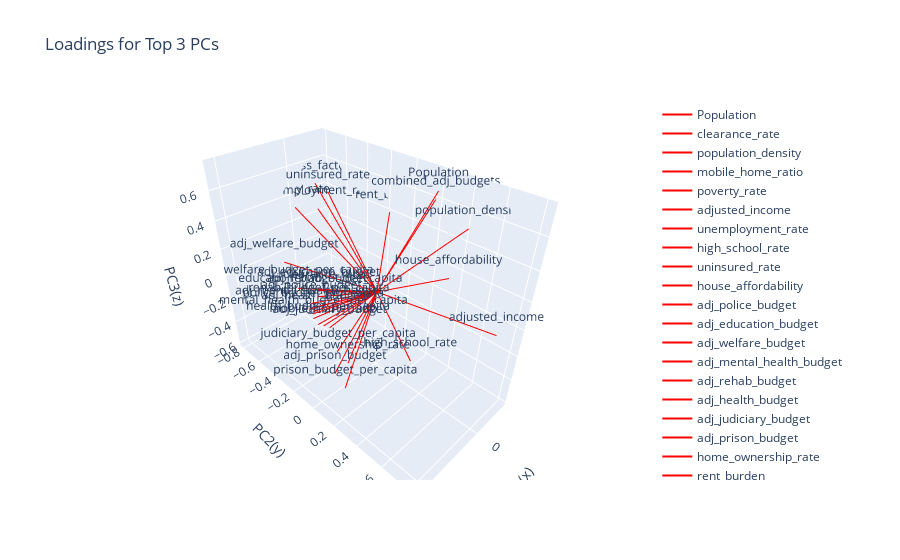

The notebook cell this image was saved under:
### Code cell
import numpy as np
import plotly.graph_objects as go

# `loadings` is PCA.components_.T
scaling_factor = 2
fig = go.Figure()

# Add loadings for top 3 PCs
for i, feature in enumerate(X_train.columns):
    fig.add_trace(
        go.Scatter3d(
            x=[0, loadings["PC1"].iloc[i] * scaling_factor],
            y=[0, loadings["PC2"].iloc[i] * scaling_factor],
            z=[0, loadings["PC3"].iloc[i] * scaling_factor],
            mode="lines+text",
            line=dict(color="red", width=2),
            text=[None, feature],
            name=feature,
        )
    )

# Update the layout
fig.update_layout(
    title="Loadings for Top 3 PCs",
    scene=dict(xaxis_title="PC1(x)", yaxis_title="PC2(y)", zaxis_title="PC3(z)"),
)
fig.show()

### Figure 1 — Plotly figure (JSON) as saved in the notebook; plotly's stock layout.template omitted (floating-point values rounded to 4 significant figures)
{"data": [{"line": {"color": "red", "width": 2}, "mode": "lines+text", "name": "Population", "text": [null, "Population"], "type": "scatter3d", "x": [0, -0.1064], "y": [0, 0.3179], "z": [0, 0.7435]}, {"line": {"color": "red", "width": 2}, "mode": "lines+text", "name": "clearance_rate", "text": [null, "clearance_rate"], "type": "scatter3d", "x": [0, 0.1375], "y": [0, -0.3662], "z": [0, -0.1147]}, {"line": {"color": "red", "width": 2}, "mode": "lines+text", "name": "population_density", "text": [null, "population_density"], "type": "scatter3d", "x": [0, -0.1284], "y": [0, 0.5117], "z": [0, 0.5896]}, {"line": {"color": "red", "width": 2}, "mode": "lines+text", "name": "mobile_home_ratio", "text": [null, "mobile_home_ratio"], "type": "scatter3d", "x": [0, 0.04786], "y": [0, -0.5007], "z": [0, -0.5459]}, {"line": {"color": "red", "width": 2}, "mode": "lines+text", "name": "poverty_rate", "text": [null, "poverty_rate"], "type": "scatter3d", "x": [0, -0.002887], "y": [0, -0.7941], "z": [0, 0.3185]}, {"line": {"color": "red", "width": 2}, "mode": "lines+text", "name": "adjusted_income", "text": [null, "adjusted_income"], "type": "scatter3d", "x": [0, -0.08221], "y": [0, 0.8006], "z": [0, 0.07565]}, {"line": {"color": "red", "width": 2}, "mode": "lines+text", "name": "unemployment_rate", "text": [null, "unemployment_rate"], "type": "scatter3d", "x": [0, -0.07325], "y": [0, -0.632], "z": [0, 0.3386]}, {"line": {"color": "red", "width": 2}, "mode": "lines+text", "name": "high_school_rate", "text": [null, "high_school_rate"], "type": "scatter3d", "x": [0, 0.105], "y": [0, 0.3868], "z": [0, -0.2662]}, {"line": {"color": "red", "width": 2}, "mode": "lines+text", "name": "uninsured_rate", "text": [null, "uninsured_rate"], "type": "scatter3d", "x": [0, -0.04844], "y": [0, -0.489], "z": [0, 0.51]}, {"line": {"color": "red", "width": 2}, "mode": "lines+text", "name": "house_affordability", "text": [null, "house_affordability"], "type": "scatter3d", "x": [0, -0.01771], "y": [0, 0.5034], "z": [0, 0.3324]}, {"line": {"color": "red", "width": 2}, "mode": "lines+text", "name": "adj_police_budget", "text": [null, "adj_police_budget"], "type": "scatter3d", "x": [0, 0.5366], "y": [0, 0.02004], "z": [0, 0.205]}, {"line": {"color": "red", "width": 2}, "mode": "lines+text", "name": "adj_education_budget", "text": [null, "adj_education_budget"], "type": "scatter3d", "x": [0, 0.4943], "y": [0, 0.03647], "z": [0, 0.2778]}, {"line": {"color": "red", "width": 2}, "mode": "lines+text", "name": "adj_welfare_budget", "text": [null, "adj_welfare_budget"], "type": "scatter3d", "x": [0, 0.4119], "y": [0, -0.3817], "z": [0, 0.235]}, {"line": {"color": "red", "width": 2}, "mode": "lines+text", "name": "adj_mental_health_budget", "text": [null, "adj_mental_health_budget"], "type": "scatter3d", "x": [0, 0.5279], "y": [0, -0.01827], "z": [0, 0.1407]}, {"line": {"color": "red", "width": 2}, "mode": "lines+text", "name": "adj_rehab_budget", "text": [null, "adj_rehab_budget"], "type": "scatter3d", "x": [0, 0.4994], "y": [0, 0.02674], "z": [0, 0.2335]}, {"line": {"color": "red", "width": 2}, "mode": "lines+text", "name": "adj_health_budget", "text": [null, "adj_health_budget"], "type": "scatter3d", "x": [0, 0.5477], "y": [0, 0.03993], "z": [0, 0.1504]}, {"line": {"color": "red", "width": 2}, "mode": "lines+text", "name": "adj_judiciary_budget", "text": [null, "adj_judiciary_budget"], "type": "scatter3d", "x": [0, 0.4429], "y": [0, 0.04863], "z": [0, -0.003609]}, {"line": {"color": "red", "width": 2}, "mode": "lines+text", "name": "adj_prison_budget", "text": [null, "adj_prison_budget"], "type": "scatter3d", "x": [0, 0.3291], "y": [0, -0.06046], "z": [0, -0.5354]}, {"line": {"color": "red", "width": 2}, "mode": "lines+text", "name": "home_ownership_rate", "text": [null, "home_ownership_rate"], "type": "scatter3d", "x": [0, 0.2696], "y": [0, 0.00726], "z": [0, -0.432]}, {"line": {"color": "red", "width": 2}, "mode": "lines+text", "name": "rent_burden", "text": [null, "rent_burden"], "type": "scatter3d", "x": [0, -0.292], "y": [0, -0.1741], "z": [0, 0.3954]}, {"line": {"color": "red", "width": 2}, "mode": "lines+text", "name": "police_budget_per_capita", "text": [null, "police_budget_per_capita"], "type": "scatter3d", "x": [0, 0.5454], "y": [0, 0.04172], "z": [0, 0.1678]}, {"line": {"color": "red", "width": 2}, "mode": "lines+text", "name": "education_budget_per_capita", "text": [null, "education_budget_per_capita"], "type": "scatter3d", "x": [0, 0.5004], "y": [0, 0.05289], "z": [0, 0.2481]}, {"line": {"color": "red", "width": 2}, "mode": "lines+text", "name": "welfare_budget_per_capita", "text": [null, "welfare_budget_per_capita"], "type": "scatter3d", "x": [0, 0.4233], "y": [0, -0.251], "z": [0, 0.114]}, {"line": {"color": "red", "width": 2}, "mode": "lines+text", "name": "mental_health_budget_per_capita", "text": [null, "mental_health_budget_per_capita"], "type": "scatter3d", "x": [0, 0.5275], "y": [0, 0.01348], "z": [0, 0.0912]}, {"line": {"color": "red", "width": 2}, "mode": "lines+text", "name": "rehab_budget_per_capita", "text": [null, "rehab_budget_per_capita"], "type": "scatter3d", "x": [0, 0.5147], "y": [0, 0.05401], "z": [0, 0.1928]}, {"line": {"color": "red", "width": 2}, "mode": "lines+text", "name": "health_budget_per_capita", "text": [null, "health_budget_per_capita"], "type": "scatter3d", "x": [0, 0.5448], "y": [0, 0.07417], "z": [0, 0.09379]}, {"line": {"color": "red", "width": 2}, "mode": "lines+text", "name": "judiciary_budget_per_capita", "text": [null, "judiciary_budget_per_capita"], "type": "scatter3d", "x": [0, 0.4694], "y": [0, 0.1364], "z": [0, -0.1147]}, {"line": {"color": "red", "width": 2}, "mode": "lines+text", "name": "prison_budget_per_capita", "text": [null, "prison_budget_per_capita"], "type": "scatter3d", "x": [0, 0.3394], "y": [0, 0.04962], "z": [0, -0.5825]}, {"line": {"color": "red", "width": 2}, "mode": "lines+text", "name": "combined_adj_budgets", "text": [null, "combined_adj_budgets"], "type": "scatter3d", "x": [0, -0.08605], "y": [0, 0.3205], "z": [0, 0.7042]}, {"line": {"color": "red", "width": 2}, "mode": "lines+text", "name": "stress_factor", "text": [null, "stress_factor"], "type": "scatter3d", "x": [0, -0.1514], "y": [0, -0.7435], "z": [0, 0.4677]}], "layout": {"scene": {"xaxis": {"title": {"text": "PC1(x)"}}, "yaxis": {"title": {"text": "PC2(y)"}}, "zaxis": {"title": {"text": "PC3(z)"}}}, "title": {"text": "Loadings for Top 3 PCs"}}}
